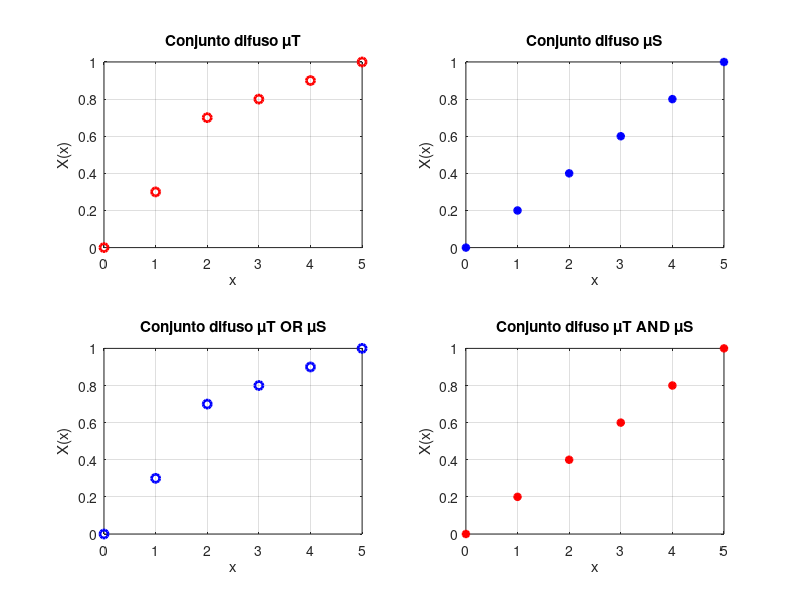
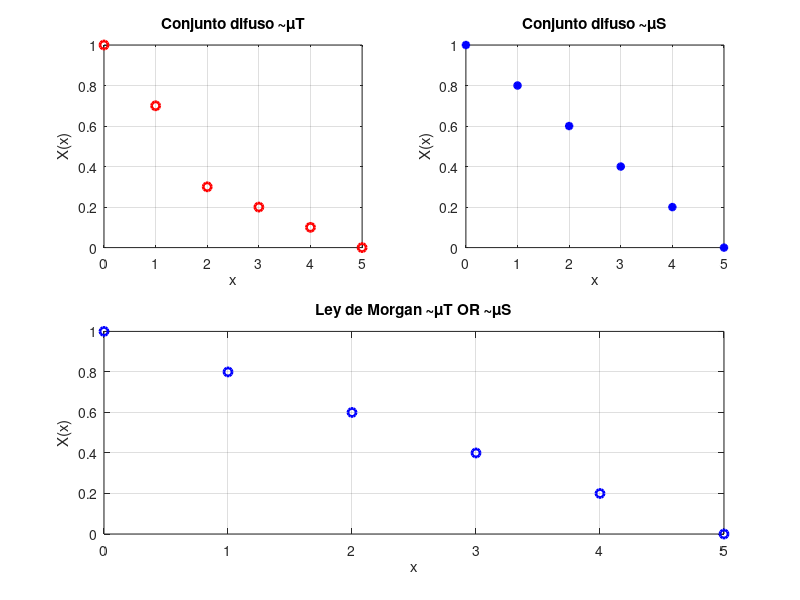

Write MATLAB code to recreate these figures, in order.
% % Ejercicio 2
% Limpia memoria, consola y pantalla
% clc; clear; close all;
% Conjuntos difusos a usar
uT = [0 0.3 0.7 0.8 0.9 1];
uS = [0 0.2 0.4 0.6 0.8 1];
% Conjunto universo
x = 0:length(uT) - 1;
% Operador OR difuso
uT_or_uS =  max([uT; uS]);
% Operador AND difuso
uT_and_uS =  min([uT; uS]);
% Complemento difuso X'(x) = 1 - X(x)
uT_= (ones(length(uT),1) - uT')';
uS_= (ones(length(uS),1) - uS')';
% Ley de morgan: ~(uT AND uS) = max[~uT, ~uS]
ley_morgan = max([uT_; uS_]);
% % Ploteando resultados
% Conjunto uT
subplot(2,2,1);
plot(x, uT, 'or', 'LineWidth', 2);
title('Conjunto difuso \muT');
xlabel('x'); ylabel('X(x)'); grid;
% Conjunto uS
subplot(2,2,2);
plot(x, uS, '*b', 'LineWidth', 2);
title('Conjunto difuso \muS');
xlabel('x'); ylabel('X(x)'); grid;
% Conjunto uT OR uS
subplot(2,2,3);
plot(x, uT_or_uS, 'ob', 'LineWidth', 2);
title('Conjunto difuso \muT OR \muS');
xlabel('x'); ylabel('X(x)'); grid;
% Conjunto uT AND uS
subplot(2,2,4);
plot(x, uT_and_uS, '*r', 'LineWidth', 2);
title('Conjunto difuso \muT AND \muS');
xlabel('x'); ylabel('X(x)'); grid;

% % Segundo ploteo
figure;
% Conjunto uT
subplot(2,2,1);
plot(x, uT_, 'or', 'LineWidth', 2);
title('Conjunto difuso ~\muT');
xlabel('x'); ylabel('X(x)'); grid;
% Conjunto uS
subplot(2,2,2);
plot(x, uS_, '*b', 'LineWidth', 2);
title('Conjunto difuso ~\muS');
xlabel('x'); ylabel('X(x)'); grid;
% Conjunto uT OR uS
subplot(2,2,[3, 4]);
plot(x, ley_morgan, 'ob', 'LineWidth', 2);
title('Ley de Morgan ~\muT OR ~\muS');
xlabel('x'); ylabel('X(x)'); grid;